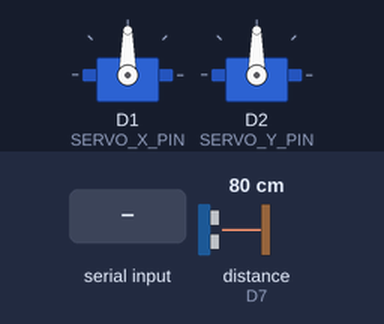
The sketch below on a simulated ESP8266 (NodeMCU). Shown: 2 × servo. Wiring (inferred from the names in the program): ultrasonic range finder: trigger D8; echo D7. The test bench sets the inputs (shaded band); at power-on: distance to the obstacle (sensor on D7) 80 cm. The echo pulse lasts 58.3 µs per cm; what the sketch prints to the serial monitor is not drawn.

Above: at 2.2 s.
2.3 s: "DISTANCE,1\n" received over Serial
At 3.7 s:
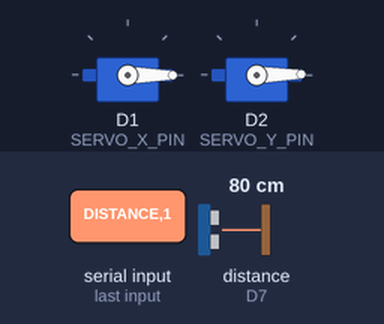
4.0 s: "DISTANCE,150\n" received over Serial
At 4.8 s:
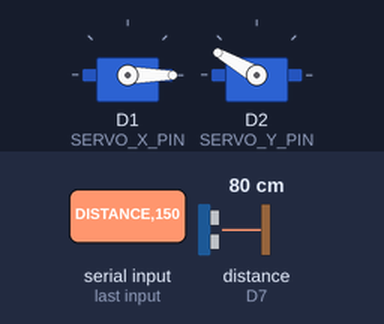
5.9 s: "90,45\n" received over Serial
At 7.2 s:
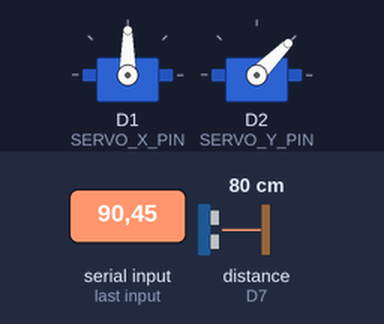
7.7 s: "30,150\n" received over Serial
At 8.5 s:
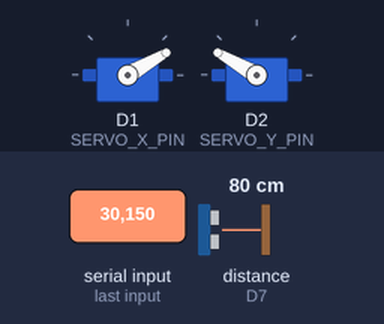
9.5 s: "1,90\n" received over Serial
At 10.5 s:
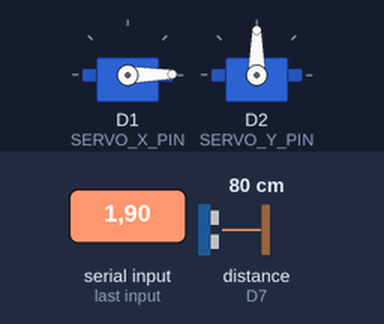
Timing chart, 0 to 12.1 s (numbered marks = the images above; inputs shaded):
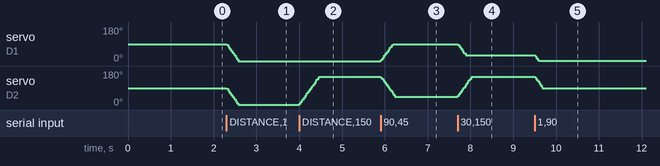

Measured:
- after the input at 2.3 s, servo on D1 (SERVO_X_PIN): moves from 90° to 0° over 0.27 s, starting at once; servo on D2 (SERVO_Y_PIN): moves from 90° to 1° over 0.27 s, starting at once
- after the input at 4.0 s, servo on D2 (SERVO_Y_PIN): moves from 1° to 150° over 0.46 s, starting at once
- after the input at 5.9 s, servo on D1 (SERVO_X_PIN): moves from 0° to 90° over 0.29 s, starting at once; servo on D2 (SERVO_Y_PIN): moves from 150° to 45° over 0.32 s, starting at once
- after the input at 7.7 s, servo on D1 (SERVO_X_PIN): 90° → 30° at once; servo on D2 (SERVO_Y_PIN): moves from 45° to 150° over 0.32 s, starting at once
- after the input at 9.5 s, servo on D1 (SERVO_X_PIN): 30° → 1° at once; servo on D2 (SERVO_Y_PIN): 150° → 90° at once

The sketch:

with_multi_pointer.ino
```cpp
#include <Servo.h>

// Servo pins
const int SERVO_X_PIN = D1;  // left-right servo
const int SERVO_Y_PIN = D2;  // up-down servo

// Ultrasonic sensor pins
const int trigPin = D8;  // Trigger pin connected to D8 (GPIO15)
const int echoPin = D7;  // Echo pin connected to D7 (GPIO13)

// Create servo objects
Servo servoX;
Servo servoY;

// For smoothing servo movement
int currentX = 90;
int currentY = 90;
int targetX = 90;
int targetY = 90;
const int smoothingFactor = 5;  // Higher value = slower, smoother movement

// Timing variables
unsigned long lastDistanceMeasurement = 0;
const int distanceInterval = 100;  // Measure distance every 100ms

void setup() {
  // Initialize serial communication
  Serial.begin(9600);

  // Configure servo pins
  servoX.attach(SERVO_X_PIN);
  servoY.attach(SERVO_Y_PIN);

  // Initialize servos to center position
  servoX.write(90);
  servoY.write(90);

  // Configure ultrasonic sensor pins
  pinMode(trigPin, OUTPUT);
  pinMode(echoPin, INPUT);
  digitalWrite(trigPin, LOW);

  delay(1000);  // Give servos time to reach initial position
  Serial.println("ESP8266 Servo and Distance Sensor Ready");
}

void loop() {
  // 1. Check for servo control commands
  if (Serial.available() > 0) {
    String data = Serial.readStringUntil('\n');

    // Check if this is a distance request or servo command
    if (data == "DISTANCE") {
      // Send distance measurement
      float distance = measureDistance();
      Serial.println(distance);
    }
    else {
      // Parse the data for servo X and Y coordinates
      int commaIndex = data.indexOf(',');
      if (commaIndex != -1) {
        // Extract values
        targetX = data.substring(0, commaIndex).toInt();
        targetY = data.substring(commaIndex + 1).toInt();

        // Constrain values to valid servo range
        targetX = constrain(targetX, 0, 180);
        targetY = constrain(targetY, 0, 180);
      }
    }
  }

  // 2. Periodically measure and send distance
  unsigned long currentMillis = millis();
  if (currentMillis - lastDistanceMeasurement >= distanceInterval) {
    lastDistanceMeasurement = currentMillis;
    float distance = measureDistance();

    // Only send valid readings (to avoid flooding the serial)
    if (distance > 0 && distance < 400) {
      Serial.print("DIST:");  // Add a prefix to identify distance readings
      Serial.println(distance);
    }
  }

  // 3. Update servo positions with smoothing
  if (currentX != targetX || currentY != targetY) {
    // Update X position with smoothing
    if (currentX < targetX) {
      currentX = min(currentX + smoothingFactor, targetX);
    } else if (currentX > targetX) {
      currentX = max(currentX - smoothingFactor, targetX);
    }

    // Update Y position with smoothing
    if (currentY < targetY) {
      currentY = min(currentY + smoothingFactor, targetY);
    } else if (currentY > targetY) {
      currentY = max(currentY - smoothingFactor, targetY);
    }

    // Move servos to new positions
    servoX.write(currentX);
    servoY.write(currentY);

    // Short delay for smoother motion
    delay(15);
  } else {
    // If no movement needed, short delay to prevent CPU hogging
    delay(10);
  }
}

float measureDistance() {
  // Clear the trigger pin
  digitalWrite(trigPin, LOW);
  delayMicroseconds(2);

  // Send a 10μs pulse to trigger
  digitalWrite(trigPin, HIGH);
  delayMicroseconds(10);
  digitalWrite(trigPin, LOW);

  // Read duration of echo pulse (in microseconds)
  long duration = pulseIn(echoPin, HIGH, 30000);  // 30ms timeout

  // Calculate distance in centimeters
  float distance = duration * 0.0343 / 2;

  return distance;
}
```
